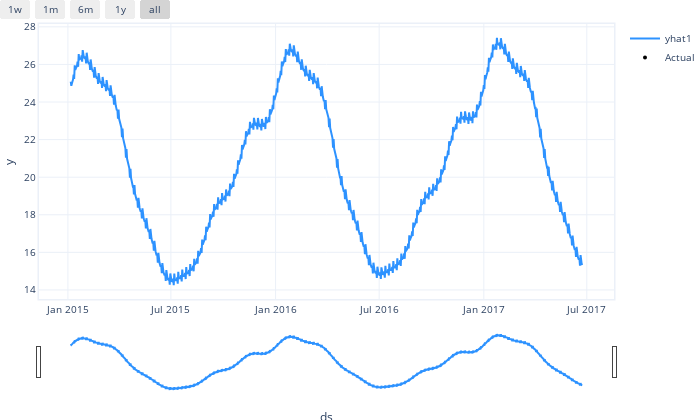

Notebook code cell kept with this figure:
### Code cell
plot1 = m.plot(forecast)
plot1

### Figure 1 — Plotly figure (JSON) as saved in the notebook; plotly's stock layout.template omitted (floating-point values rounded to 4 significant figures; data arrays with more than 128 entries replaced by an {"elided": "..."} marker saying what was removed)
{"data": [{"fill": "none", "line": {"color": "rgba(45, 146, 255, 1.0)", "width": 2}, "mode": "lines", "name": "yhat1", "type": "scatter", "x": {"elided": "900 str values"}, "y": {"elided": "900 float values"}}, {"marker": {"color": "black", "size": 4}, "mode": "markers", "name": "Actual", "type": "scatter", "x": {"elided": "900 str values"}, "y": {"elided": "900 null values"}}], "layout": {"autosize": true, "font": {"size": 10}, "height": 420, "hovermode": "x unified", "margin": {"b": 0, "l": 0, "pad": 0, "r": 10, "t": 10}, "showlegend": true, "title": {"font": {"size": 12}}, "width": 700, "xaxis": {"linewidth": 1.5, "mirror": true, "rangeselector": {"buttons": [{"count": 7, "label": "1w", "step": "day", "stepmode": "backward"}, {"count": 1, "label": "1m", "step": "month", "stepmode": "backward"}, {"count": 6, "label": "6m", "step": "month", "stepmode": "backward"}, {"count": 1, "label": "1y", "step": "year", "stepmode": "backward"}, {"step": "all"}]}, "rangeslider": {"visible": true}, "showline": true, "title": {"text": "ds"}, "type": "date"}, "yaxis": {"linewidth": 1.5, "mirror": true, "showline": true, "title": {"text": "y"}}}}
